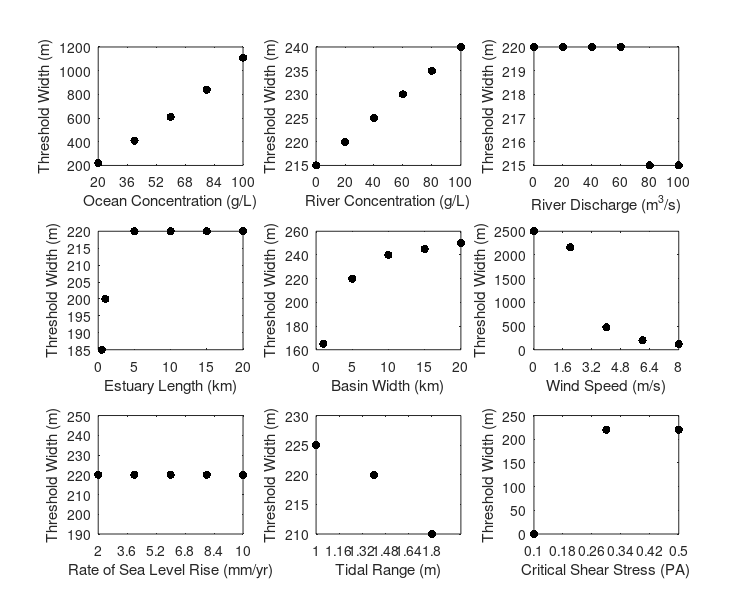

Here is the MATLAB script that generated this plot: (Note: this script raises an error after producing the figure.)
subplot(3,3,1)
a=[20 40 60 80 100]; b = [220 410 610 840 1110]; 
scatter(a,b,'k','o','filled')
xlabel('Ocean Concentration (g/L)')
ylabel('Threshold Width (m)')
box on
NumTicks = 6;
L = get(gca,'XLim');
set(gca,'XTick',linspace(L(1),L(2),NumTicks))

subplot(3,3,2)
a=0:20:100; b=215:5:240;
scatter(a,b,'k','o','filled')
xlabel('River Concentration (g/L)')
ylabel('Threshold Width (m)')
box on
NumTicks = 6;
L = get(gca,'XLim');
set(gca,'XTick',linspace(L(1),L(2),NumTicks))

subplot(3,3,3)
a=0:20:100; b =[220 220 220 220 215 215];
scatter(a,b,'k','o','filled')
xlabel('River Discharge (m^3/s)')
ylabel('Threshold Width (m)')
box on
NumTicks = 6;
L = get(gca,'XLim');
set(gca,'XTick',linspace(L(1),L(2),NumTicks))

subplot(3,3,4)
% a=5:5:25; b=ones(length(a),1)*220;
a=[.5,1,5:5:20]; b=[185;200;220;220;220;220];
scatter(a,b,'k','o','filled')
xlabel('Estuary Length (km)')
ylabel('Threshold Width (m)')
box on
NumTicks = 5;
% xlim([5 25])
L = get(gca,'XLim');
set(gca,'XTick',linspace(L(1),L(2),NumTicks))

subplot(3,3,5)
a=[1,5:5:20]; b=[165 220 240 245 250];
scatter(a,b,'k','o','filled')
xlabel('Basin Width (km)')
ylabel('Threshold Width (m)')
box on
NumTicks = 5;
L = get(gca,'XLim');
set(gca,'XTick',linspace(L(1),L(2),NumTicks))

subplot(3,3,6)
a=[0 2 4 6 8]; b=[2500,2160,470,200,120]; 
scatter(a,b,'k','o','filled')
xlabel('Wind Speed (m/s)')
ylabel('Threshold Width (m)')
box on
NumTicks = 6;
L = get(gca,'XLim');
set(gca,'XTick',linspace(L(1),L(2),NumTicks))

subplot(3,3,7)
a=2:2:10; b=ones(length(a),1)*220;
scatter(a,b,'k','o','filled')
xlabel('Rate of Sea Level Rise (mm/yr)')
ylabel('Threshold Width (m)')
box on
NumTicks = 6;
L = get(gca,'XLim');
set(gca,'XTick',linspace(L(1),L(2),NumTicks))

subplot(3,3,8)
% a=[1 1.4 1.8]; b=[220 220 220];
a=[1 1.4 1.8]; b=[225 220 210];
scatter(a,b,'k','o','filled')
xlabel('Tidal Range (m)')
ylabel('Threshold Width (m)')
box on
NumTicks = 6;
L = get(gca,'XLim');
set(gca,'XTick',linspace(L(1),L(2),NumTicks))
xlim([1 2])

subplot(3,3,9)
a=[.1 .3 .5]; b=[0 220 220];
scatter(a,b,'k','o','filled')
xlabel('Critical Shear Stress (PA)')
ylabel('Threshold Width (m)')
box on
NumTicks = 6;
L = get(gca,'XLim');
set(gca,'XTick',linspace(L(1),L(2),NumTicks))

set(findobj('type','axes'),'fontsize',10)

h_fig=gcf;
set(h_fig,'PaperOrientation','portrait')
set(h_fig,'PaperPosition', [0 0 7.5 6]) % [... ... max_width=7.5 max_height=9]

tit='threshold';
print(tit,'-dtiff','-r400')
movefile([tit,'.tif'],'C:\Users\fy23\Fateme\Projects\Marsh Model\Results\13 - Animation results')
close all